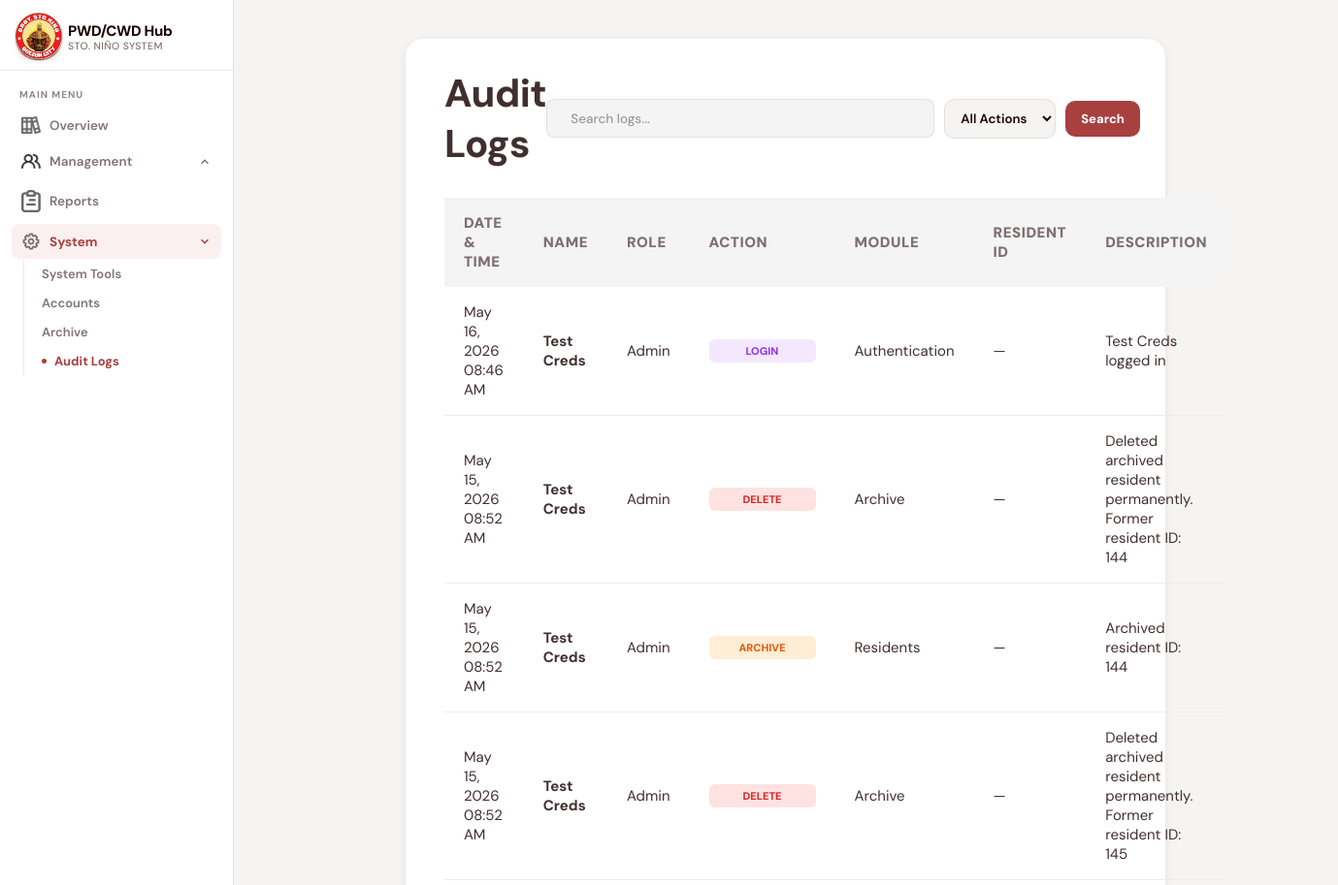
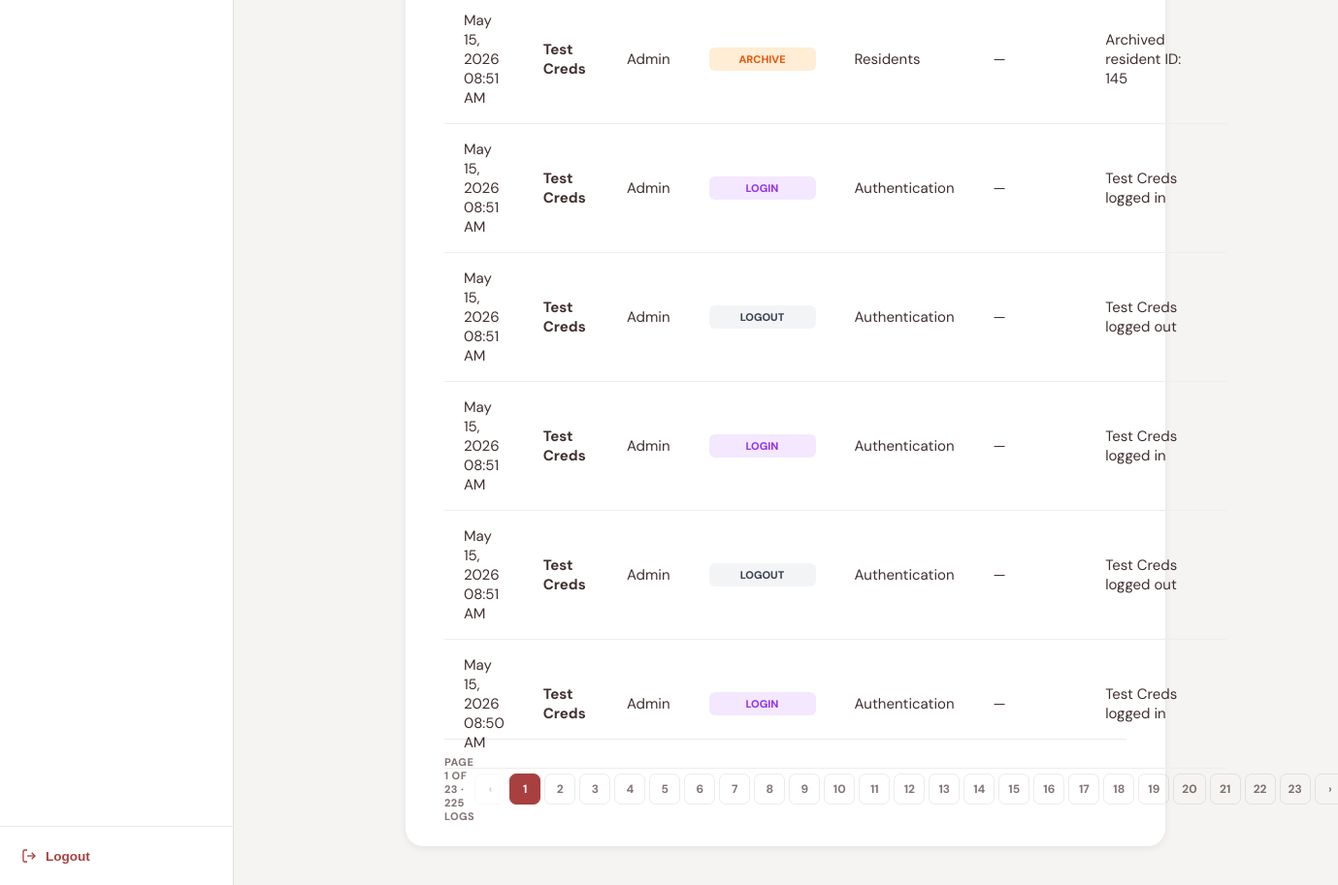
The page /auditlogs.php (signed in) on the database as committed earlier (2 pictures, top to bottom).
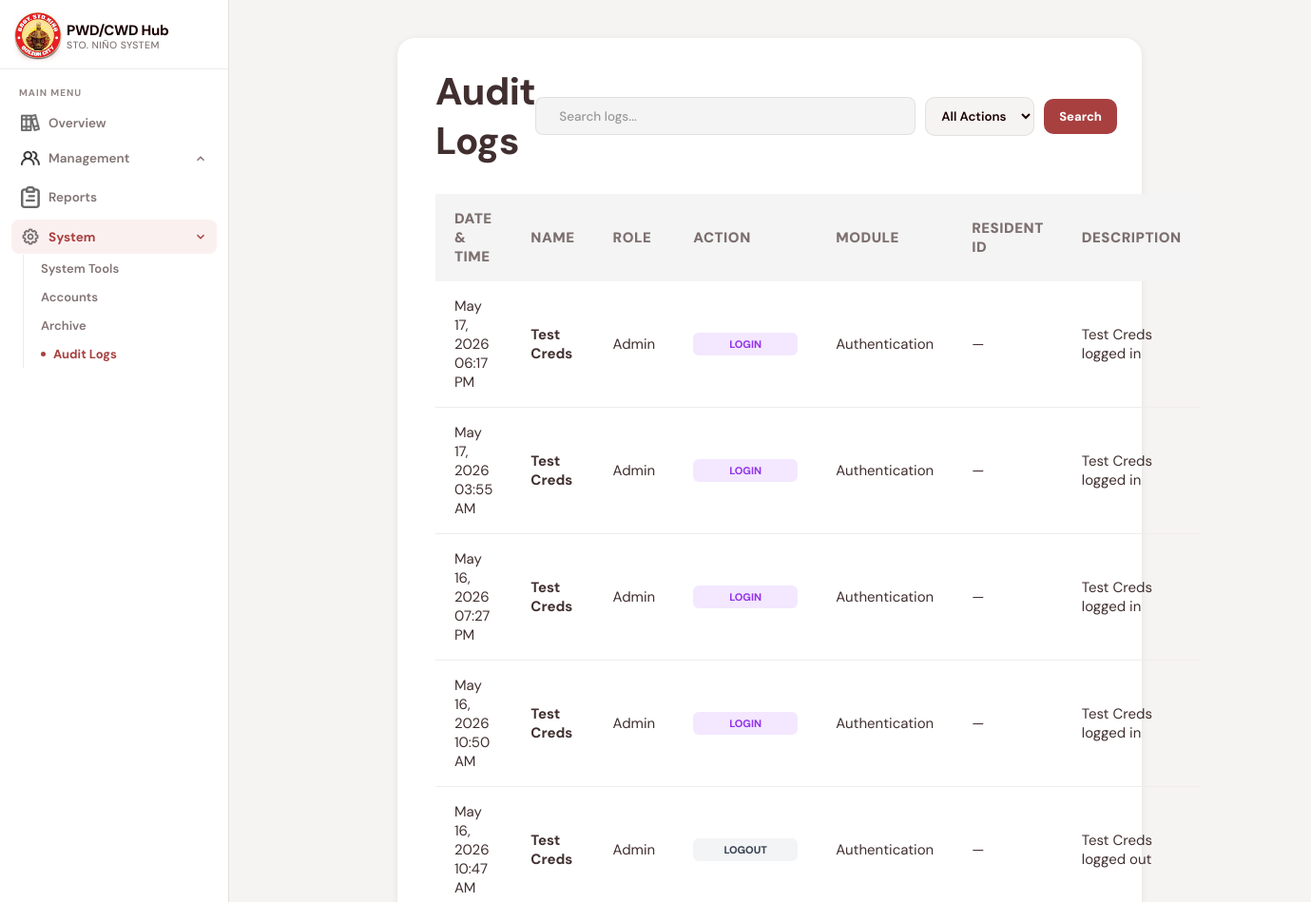
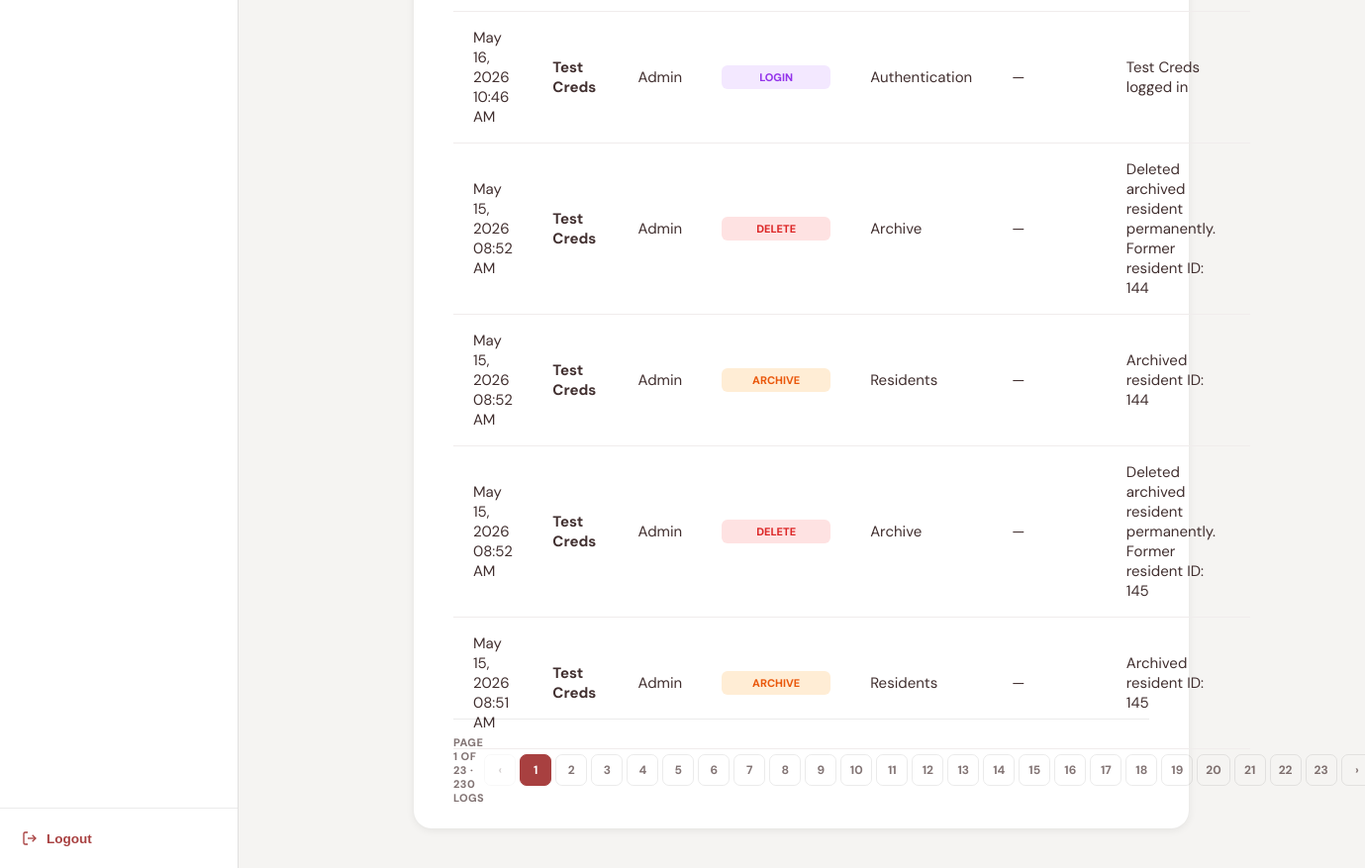
The same page on the database as committed later (2 pictures, top to bottom).
### tables this page shows
CREATE TABLE `audit_logs` (
  `ID` int(11) NOT NULL AUTO_INCREMENT,
  `admin_id` int(11) DEFAULT NULL,
  `admin_name` varchar(100) NOT NULL,
  `role` varchar(50) NOT NULL,
  `resident_id` int(11) DEFAULT NULL,
  `action` varchar(50) NOT NULL,
  `module` varchar(100) NOT NULL,
  `description` text NOT NULL,
  `created_at` timestamp NOT NULL DEFAULT current_timestamp(),
  PRIMARY KEY (`ID`),
  KEY `audit_logs_admin_id_idx` (`admin_id`),
  KEY `audit_logs_resident_id_idx` (`resident_id`),
  CONSTRAINT `audit_logs_admin_fk` FOREIGN KEY (`admin_id`) REFERENCES `admincreds` (`ID`) ON DELETE SET NULL ON UPDATE CASCADE,
  CONSTRAINT `audit_logs_resident_fk` FOREIGN KEY (`resident_id`) REFERENCES `residents` (`ID`) ON DELETE SET NULL ON UPDATE CASCADE
);

### func/getAuditLogs.php (called while the page is built, shortened)
<?php
require_once("db.php");
$per_page = 10;
$current_page = isset($_GET["page"]) && is_numeric($_GET["page"]) ? (int)$_GET["page"] : 1;
$offset = ($current_page - 1) * $per_page;
$conditions = [];
$params = [];
$types = "";
$where = count($conditions) > 0 ? "WHERE " . implode(" AND ", $conditions) : "";
$count_sql = "SELECT COUNT(*) AS total FROM audit_logs $where";
$count_stmt = mysqli_prepare($conn, $count_sql);
mysqli_stmt_execute($count_stmt);
$count_result = mysqli_stmt_get_result($count_stmt);
$total_rows = mysqli_fetch_assoc($count_result)["total"];
$total_pages = max(1, ceil($total_rows / $per_page));
$data_sql = "SELECT * FROM audit_logs $where ORDER BY created_at DESC LIMIT ? OFFSET ?";
$data_params = array_merge($params, [$per_page, $offset]);
$data_types = $types . "ii";
$data_stmt = mysqli_prepare($conn, $data_sql);
mysqli_stmt_bind_param($data_stmt, $data_types, ...$data_params);
mysqli_stmt_execute($data_stmt);
$audit_result = mysqli_stmt_get_result($data_stmt);
function buildQuery($page, $extra = []) {
    $params = array_merge($_GET, ["page" => $page], $extra);
    return "?" . http_build_query($params);
}
function actionBadge($action) {
    $action = strtoupper($action);
    return match ($action) {
    "CREATE"  => "badge-create",
    "UPDATE"  => "badge-update",
    "APPROVE" => "badge-restore",
    "REJECT"  => "badge-delete",
    "ARCHIVE" => "badge-archive",
    "RESTORE" => "badge-restore",
    "DELETE"  => "badge-delete",
    "LOGIN"   => "badge-login",
    default   => "badge-default",
};
}
?>

### auditlogs.php (the view, shortened to what the changed rows need)
<?php
require_once("func/getAuditLogs.php");
?>
<!DOCTYPE html>
<html lang="en">
<head>
<link rel="stylesheet" href="css/auditlogs.css">
</head>
<body>
<main class="main-content">
  <div class="content-card">
    <div class="card-header">
      <div class="page-title">
        <h1>Audit Logs</h1>
      </div>
    </div>
    <div class="table-wrap">
      <table class="data-table">
        <thead>
          <tr>
            <th>Date & Time</th>
            <th>Name</th>
            <th>Role</th>
            <th>Action</th>
            <th>Module</th>
            <th>Resident ID</th>
            <th>Description</th>
          </tr>
        </thead>
        <tbody>
          <?php if (mysqli_num_rows($audit_result) === 0): ?>
            <tr>
              <td colspan="7" class="empty">No audit logs found.</td>
            </tr>
          <?php else: ?>
            <?php while ($log = mysqli_fetch_assoc($audit_result)): ?>
              <tr>
                <td><?= htmlspecialchars(date("M d, Y h:i A", strtotime($log["created_at"]))) ?></td>
                <td class="fw-bold"><?= htmlspecialchars($log["admin_name"] ?? "Unknown") ?></td>
                <td><?= htmlspecialchars(ucfirst($log["role"] ?? "N/A")) ?></td>
                <td>
                  <span class="badge <?= actionBadge($log["action"]) ?>">
                    <?= htmlspecialchars($log["action"]) ?>
                  </span>
                </td>
                <td><?= htmlspecialchars($log["module"]) ?></td>
                <td><?= htmlspecialchars($log["resident_id"] ?? "—") ?></td>
                <td><?= htmlspecialchars($log["description"]) ?></td>
              </tr>
            <?php endwhile; ?>
          <?php endif; ?>
        </tbody>
      </table>
    </div>
    <div class="pagination">
      <span class="pagination-info">
        Page <?= $current_page ?> of <?= $total_pages ?> · <?= $total_rows ?> log<?= $total_rows != 1 ? "s" : "" ?>
      </span>
      <div class="pagination-btns">
        <a href="<?= buildQuery($current_page - 1) ?>" class="page-btn <?= $current_page <= 1 ? 'disabled' : '' ?>">‹</a>
        <?php for ($i = 1; $i <= $total_pages; $i++): ?>
          <a href="<?= buildQuery($i) ?>" class="page-btn <?= $i === $current_page ? 'active' : '' ?>">
            <?= $i ?>
          </a>
        <?php endfor; ?>
        <a href="<?= buildQuery($current_page + 1) ?>" class="page-btn <?= $current_page >= $total_pages ? 'disabled' : '' ?>">›</a>
      </div>
    </div>
  </div>
</main>
</body>
</html>

Rows that differ between the two databases and show on the page:
no longer on this page (row unchanged): audit_logs: created_at "May 15, 2026 08:51 AM", admin_name "Test Creds", role "Admin", action "LOGIN", module "Authentication", resident "—", description "Test Creds logged in"
no longer on this page (row unchanged): audit_logs: created_at "May 15, 2026 08:51 AM", admin_name "Test Creds", role "Admin", action "LOGOUT", module "Authentication", resident "—", description "Test Creds logged out"
no longer on this page (row unchanged): audit_logs: created_at "May 15, 2026 08:51 AM", admin_name "Test Creds", role "Admin", action "LOGIN", module "Authentication", resident "—", description "Test Creds logged in"
no longer on this page (row unchanged): audit_logs: created_at "May 15, 2026 08:51 AM", admin_name "Test Creds", role "Admin", action "LOGOUT", module "Authentication", resident "—", description "Test Creds logged out"
no longer on this page (row unchanged): audit_logs: created_at "May 15, 2026 08:50 AM", admin_name "Test Creds", role "Admin", action "LOGIN", module "Authentication", resident "—", description "Test Creds logged in"
added audit_logs: created_at "May 17, 2026 06:17 PM", admin_name "Test Creds", role "Admin", action "LOGIN", module "Authentication", resident "—", description "Test Creds logged in"
added audit_logs: created_at "May 17, 2026 03:55 AM", admin_name "Test Creds", role "Admin", action "LOGIN", module "Authentication", resident "—", description "Test Creds logged in"
added audit_logs: created_at "May 16, 2026 07:27 PM", admin_name "Test Creds", role "Admin", action "LOGIN", module "Authentication", resident "—", description "Test Creds logged in"
added audit_logs: created_at "May 16, 2026 10:50 AM", admin_name "Test Creds", role "Admin", action "LOGIN", module "Authentication", resident "—", description "Test Creds logged in"
added audit_logs: created_at "May 16, 2026 10:47 AM", admin_name "Test Creds", role "Admin", action "LOGOUT", module "Authentication", resident "—", description "Test Creds logged out"
changed audit_logs: created_at "May 16, 2026 08:46 AM" → "May 16, 2026 10:46 AM"
Other text that changed with them:
$total_rows: "225" → "230"
